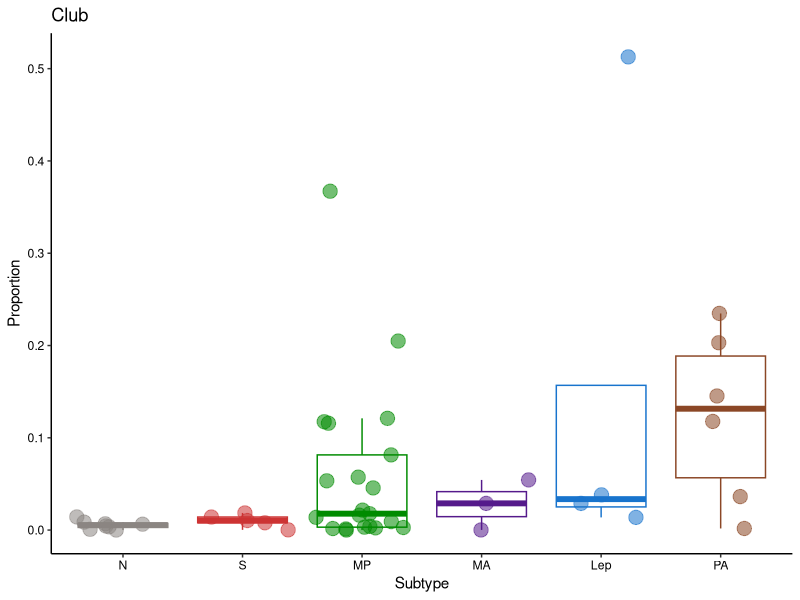
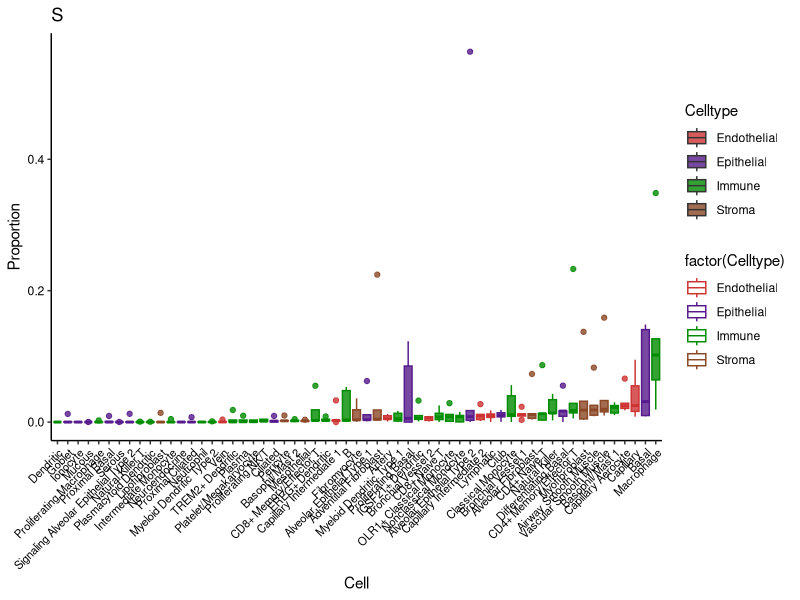

Generate these figures, in order, with R:
library(ggplot2)
library(ggsignif)
library("RColorBrewer")
library(gridExtra)
library(ggpubr)
library(patchwork)


dat <- read.table("Fig2C_D_subtype_for_plot_demo.txt", header=T,sep="\t")

## Club cells
dat3_club <- dat[dat$Cell  %in% c('Club'),]
ggplot(dat3_club,aes(x=reorder(Subtype, Score, median),y=Score,color=factor(Subtype)))+scale_y_continuous(name = "Proportion")+ scale_x_discrete(name = "Subtype")+scale_color_manual(values=c("dodgerblue3","purple4","green4","seashell4","sienna4","brown3"))+theme_classic()+geom_boxplot(fatten = 4,alpha=0.8,show.legend = FALSE,outlier.alpha=0)+ scale_fill_manual(values=c("dodgerblue3","purple4","green4","seashell4","sienna4","brown3")) + theme(axis.text.x = element_text(color = "black"),axis.text.y = element_text(color = "black")) + geom_jitter(mapping=aes(x=Subtype,y=Score,color=factor(Subtype), alpha = 0.3,size=0.5),show.legend = FALSE) + labs(title="Club")


## S pattern
dat4_s <- dat[dat$Subtype %in% c('S'),] 
ggplot(dat4_s,aes(x=reorder(Cell, Score, median),y=Score,color=factor(Celltype)))+scale_y_continuous(name = "Proportion")+scale_x_discrete(name = "Cell")+theme_classic()+geom_boxplot(alpha=0.8,aes(fill=Celltype),show.legend = TRUE)+theme(panel.background = element_blank(),axis.text.x = element_text(angle = 45, hjust = 1, vjust = 1))+scale_fill_manual(values=c("brown3","purple4","green4","sienna4"))+scale_color_manual(values=c("brown3","purple4","green4","sienna4")) + theme(axis.text.x = element_text(color = "black"),axis.text.y = element_text(color = "black"))+theme(axis.text.x=element_text(size=8)) + labs(title="S")




